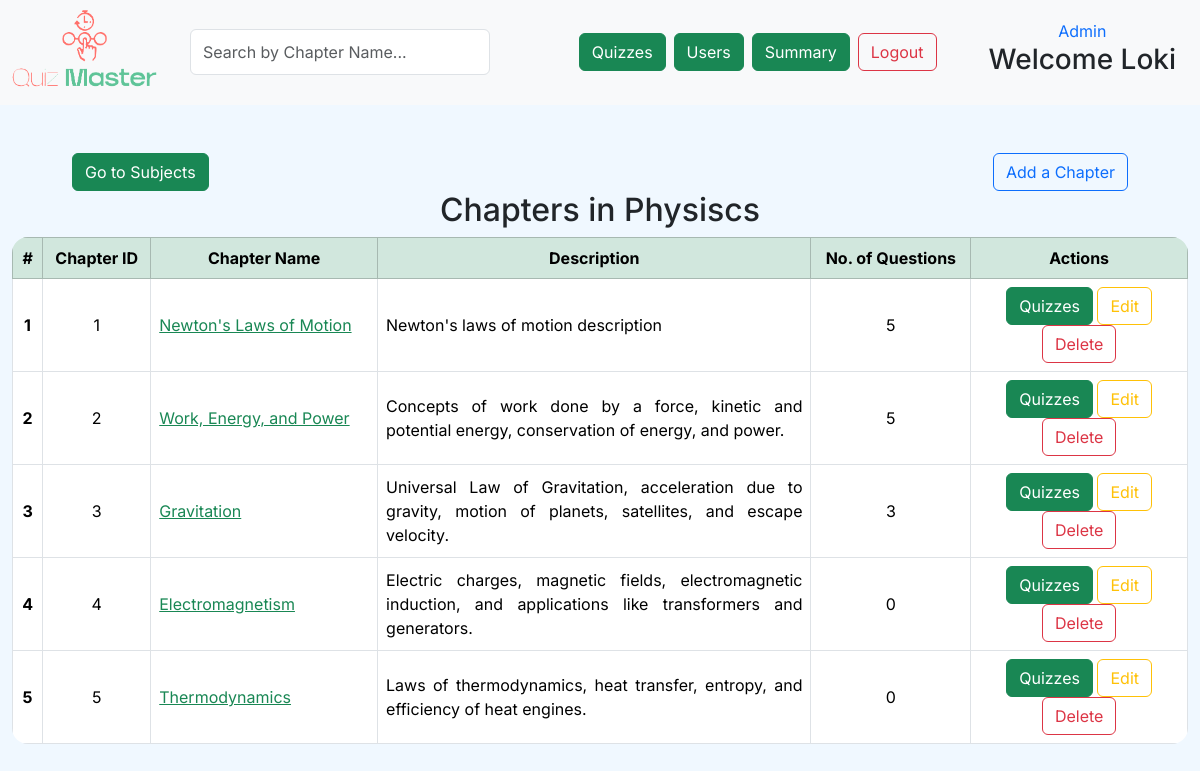
Screenshot of /quiz-master/subject/1/chapters (signed in) with the database file from the repository.
### application/models.py (models this page shows)
class Subject(db.Model):
    __tablename__='subject'
    id = db.Column(db.Integer, primary_key=True,autoincrement=True)
    name = db.Column(db.String,nullable=False)
    description = db.Column(db.String)
    is_deleted = db.Column(db.Boolean,nullable=False,default=False)
    chapters = db.relationship('Chapter',back_populates='subject',lazy='select')
    quizzes = db.relationship('Quiz',secondary='quiz_subject',back_populates='subjects',lazy="select")

class Chapter(db.Model):
    __tablename__='chapter'
    id = db.Column(db.Integer, primary_key=True,autoincrement=True)
    name = db.Column(db.String,nullable=False)
    description = db.Column(db.String)
    subject_id = db.Column(db.Integer,db.ForeignKey('subject.id'),nullable=False)
    subject = db.relationship('Subject', back_populates='chapters')
    is_deleted = db.Column(db.Boolean,nullable=False,default=False)
    questions = db.relationship('Questions',back_populates='chapter')
    quizzes = db.relationship('Quiz',secondary='quiz_chapter',back_populates='chapters',lazy='select')

### application/controllers.py (the view)
@app.route("/quiz-master/subject/<int:subj_id>/chapters",methods=["GET"])
@admin_required
def admin_chapters_of_subject(subj_id):
    if request.method == 'GET':
        subject = db.session.query(Subject).filter_by(id=subj_id).first()
        chapters = db.session.query(Chapter).filter(Chapter.subject_id==subj_id,
                                                         Chapter.is_deleted==False).all()
        chapters_list = [] # [(chapter,no. of questions)]
        for chapter in chapters:
            quest_count = db.session.query(Questions).filter(Questions.chapter_id==chapter.id,
                                                             Questions.is_deleted == False).count()
            chapters_list += [(chapter,quest_count)]
        return render_template('adm_chapters_of_subject.html',subject=subject,chapters_list=chapters_list)

### application/controllers.py (called while the page is built)
def admin_required(f):
    @wraps(f)
    def decorated_function(*args, **kwargs):
        if 'admin_id' not in session:
            return redirect(url_for('login'))
        return f(*args, **kwargs)
    return decorated_function

### templates/adm_chapters_of_subject.html (shortened to what this page needs)
<!DOCTYPE html>
<html lang="en">
<head>
    <link href="https://cdn.jsdelivr.net/npm/bootstrap@5.3.3/dist/css/bootstrap.min.css" rel="stylesheet"
 />
    <link rel="stylesheet" href="https://cdnjs.cloudflare.com/ajax/libs/font-awesome/6.7.2/css/all.min.css">
    <link rel="stylesheet" href="{{ url_for('static', filename='admin.css') }}">
</head>
<body>
    <header class="d-flex align-items-center p-2 bg-light">
        <div class="flex-shrink-0">
            <a href="{{ url_for('admin_dashboard') }}">
                <img src="{{ url_for('static', filename='logo3.png') }}" class="img-fluid pb-2" width="150px" alt="logo" />
            </a>
        </div>
        <div class="d-flex flex-grow-1 justify-content-between mx-3">
            <input type="text" id="chapterSearch" class="form-control mx-3" style="width: 300px;" placeholder="Search by Chapter Name..." onkeyup="searchChapters()">
            <nav class="d-flex mx-3">
                <a class="btn btn-success m-1" href="{{ url_for('admin_quizzes') }}" role="button">Quizzes</a>
                <a class="btn btn-success m-1" href="{{url_for('admin_users_view')}}"role="button">Users</a>
                <a href="{{ url_for('admin_full_summary') }}" class="btn btn-success m-1">Summary</a>
                <a class="btn btn-outline-danger m-1" href="{{ url_for('logout') }}" role="button">Logout</a>
            </nav>
        </div>
        <div class="flex-shrink-0 text-end mx-3">
            <div class="text-center text-primary">Admin</div>
            <h3>Welcome {{session['first_name']}}</h3>
        </div>
    </header>
    <section class="container-fluid mt-5">
        <div class="row">
            <div class="col d-flex justify-content-between">
                <div class="container d-flex justify-content-start ms-5">
                    <a href="{{url_for('admin_subjects')}}" class="btn btn-success">Go to Subjects</a>
                </div>
                {% if subject.chapters|length != 0 %}
                <div class="container d-flex justify-content-end me-5">
                    <a class="btn btn-outline-primary text-end" href=" {{ url_for('admin_create_chapter', subj_id=subject.id ) }} "> Add a Chapter</a>
                </div>
                {% endif %}
            </div>
        </div>
        {% if subject.chapters|length != 0 %}
        <h2 class="text-center"> Chapters in {{ subject.name }} </h2>
        <table class="table table-bordered rounded-table align-middle text-center">
            <thead>
                <tr class="table-success">
                    <th scope="col">#</th>
                    <th scope="col">Chapter ID</th>
                    <th scope="col">Chapter Name</th>
                    <th scope="col">Description</th>
                    <th scope="col">No. of Questions</th>
                    <th scope="col">Actions</th>
                </tr>
            </thead>
            <tbody>
                {% for chapter,quest_count in chapters_list %}
                {% if not chapter.is_deleted %}
                <tr class="chapter-row">
                    <th scope="row">{{ loop.index }}</th>
                    <td> {{ chapter.id }} </td>
                    <td class="text-start chapter-name"> <a href="{{ url_for('admin_questions_of_chapter',subj_id=subject.id,chap_id=chapter.id) }}" class="text-success">{{ chapter.name }}</a></td>
                    <td class="tj text-wrap" style="max-width: 400px; word-wrap: break-word; white-space: normal;">{{ chapter.description }}</td>
                    <td>{{ quest_count }}</td>
                    <td style="max-width: 200px;">
                        <a href="{{ url_for('admin_quizzes_on_chapter',subj_id=subject.id,chap_id=chapter.id) }}" class="action-button btn btn-success">Quizzes</a>
                        <a class="action-button btn btn-outline-warning "
                        href="{{ url_for('admin_update_chapter',subj_id=subject.id,chap_id=chapter.id) }}">Edit</a>
                        <a href="{{ url_for('admin_delete_chapter',subj_id=subject.id,chap_id=chapter.id) }}" class="btn btn-outline-danger action-button">Delete</a>
                    </td>
                </tr>
                {% endif %}
                {% endfor %}
            </tbody>
        </table>
        {% else %}
        <div class="container text-center">
            <h2>No Chapter in this subject has been added Yet!! <a class="btn btn-outline-primary text-end" href=" {{ url_for('admin_create_chapter', subj_id=subject.id ) }} "> Add One Now</a></h2>
        </div>
        {% endif %}
    </section>
</body>
</html>

### static/admin.css (style rules this page uses)
* { font-family: "Inter", serif; }
body { background-color: aliceblue !important; }
.rounded-table { border-radius: 1rem; overflow: hidden; }
.tj { text-align: justify; }

### rows the page displays
Subject: name "Physiscs"
Chapter: id "1", name "Newton's Laws of Motion", description "Newton's laws of motion description", quest_count "5"
Chapter: id "2", name "Work, Energy, and Power", description "Concepts of work done by a force, kinetic and potential energy, conservation of energy, and power.", quest_count "5"
Chapter: id "3", name "Gravitation", description "Universal Law of Gravitation, acceleration due to gravity, motion of planets, satellites, and escape velocity."
Chapter: id "4", name "Electromagnetism", description "Electric charges, magnetic fields, electromagnetic induction, and applications like transformers and generators.", is_deleted "0"
Chapter: id "5", name "Thermodynamics", description "Laws of thermodynamics, heat transfer, entropy, and efficiency of heat engines.", is_deleted "0"

### other values shown
{{ session['first_name'] }} "Loki"
